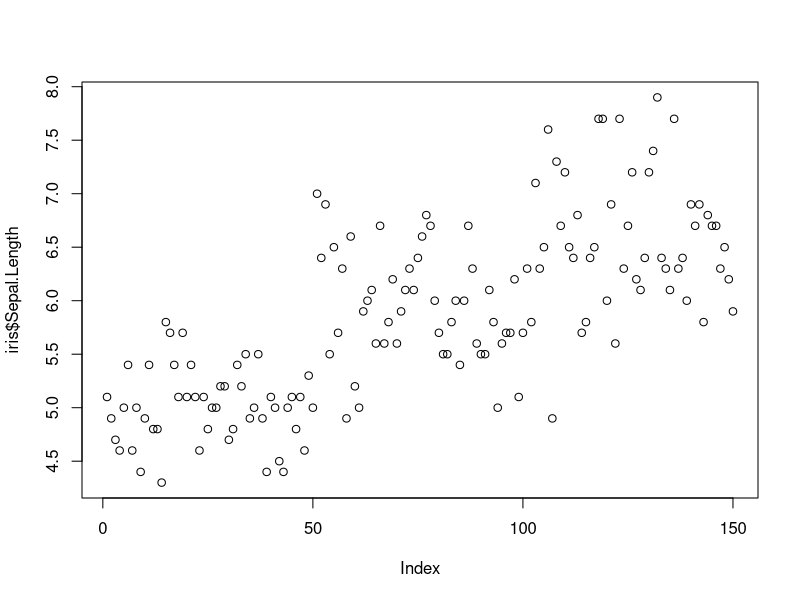
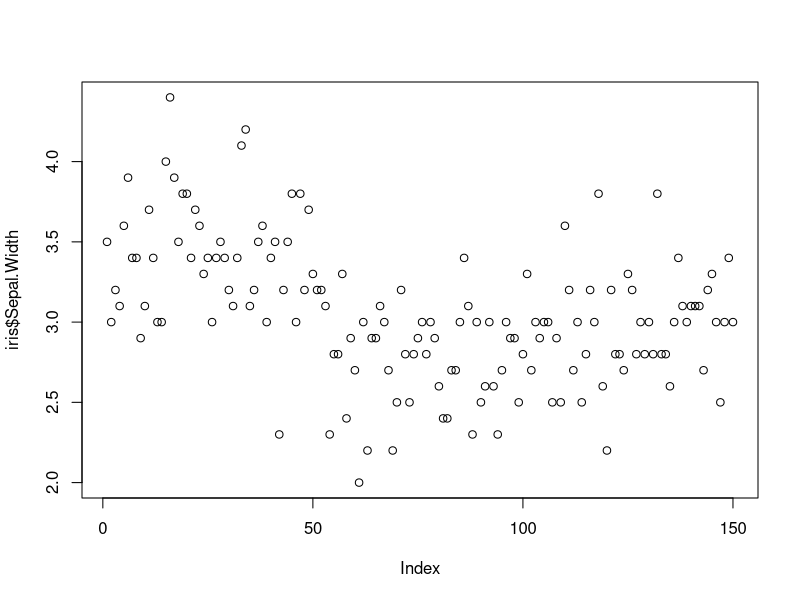
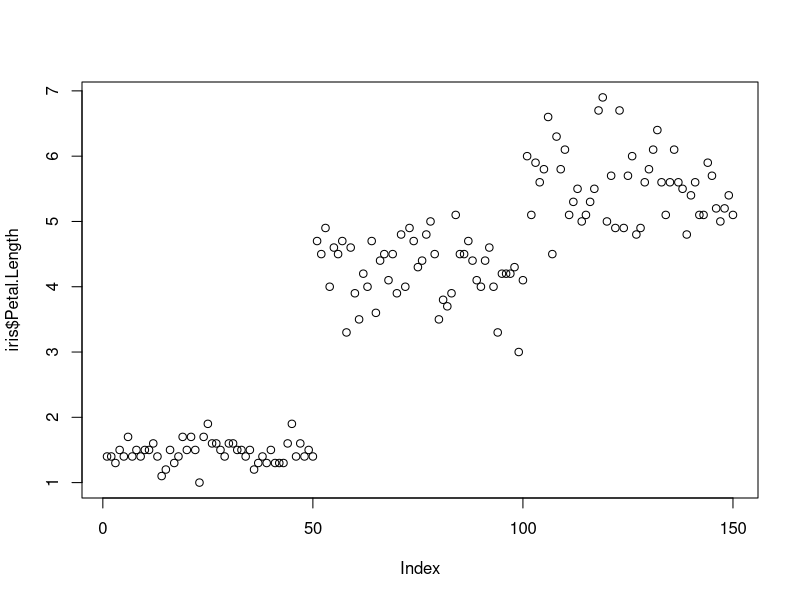
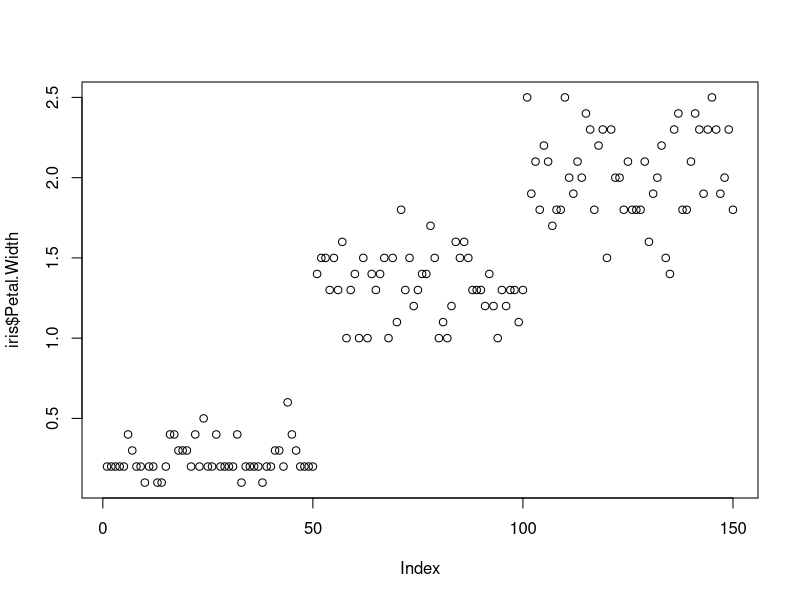
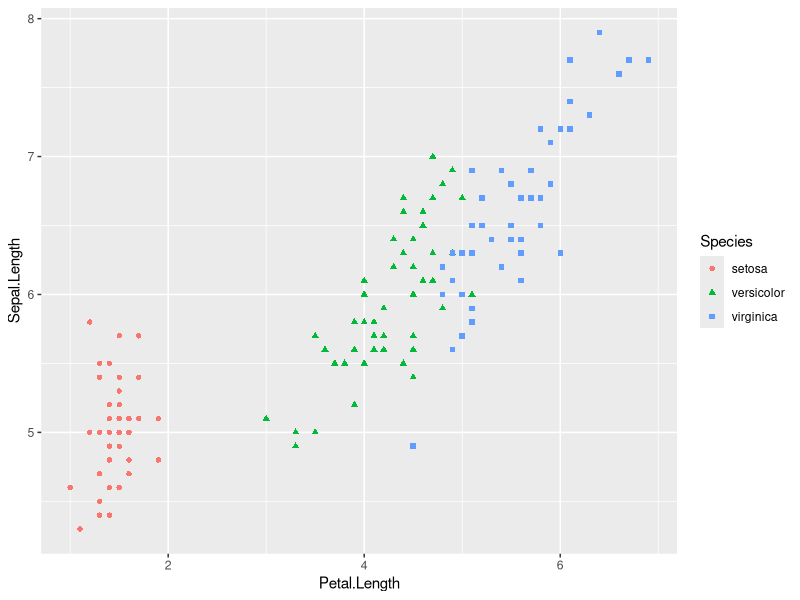
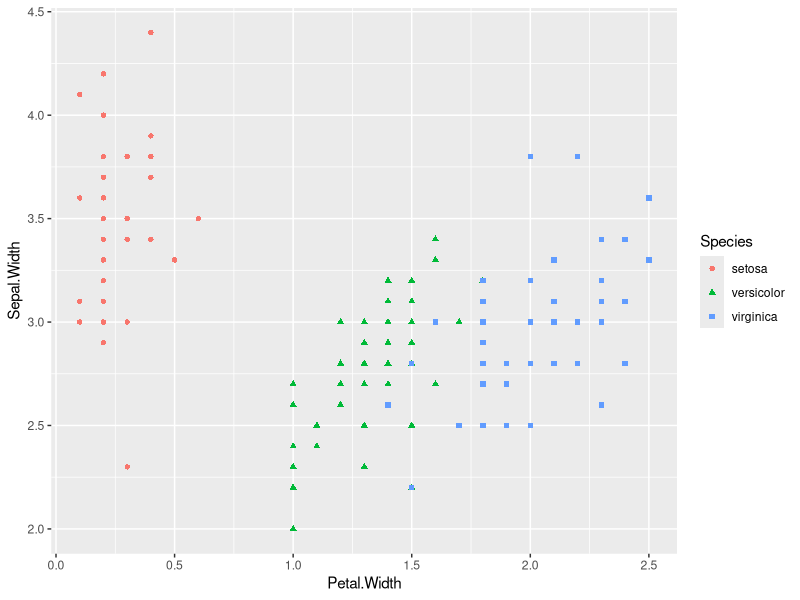
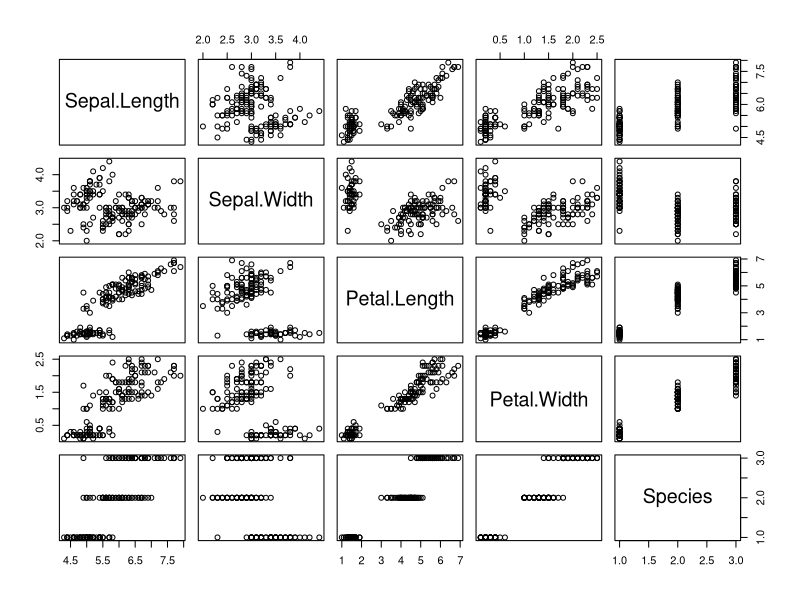
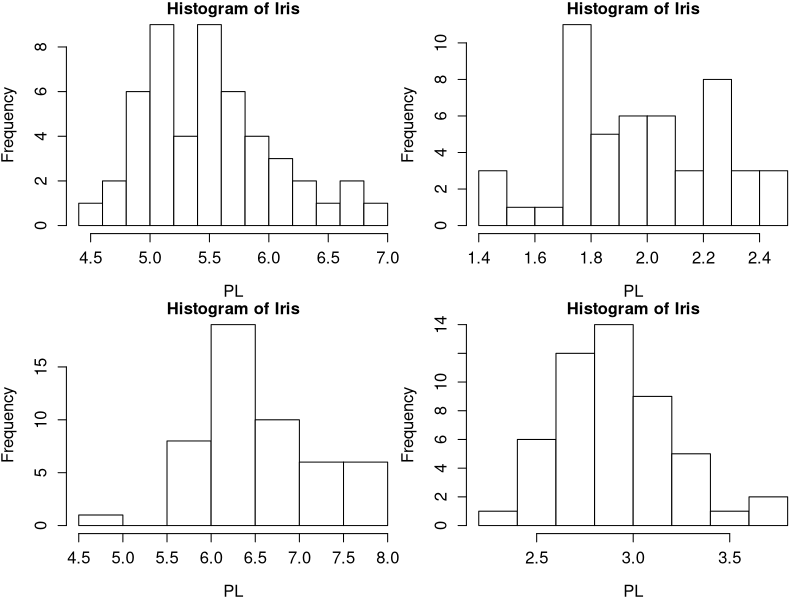

Recreate these plots in R, in order.
df <- iris

str(iris)
?iris
summary(iris)
#par(mfrow=c(1.1))
plot(iris$Sepal.Length)
plot(iris$Sepal.Width)
plot(iris$Petal.Length)
plot(iris$Petal.Width)

library(dplyr)
library(ggplot2)
iris %>% 
  select(Species, Petal.Length, Sepal.Length) %>% 
  ggplot(aes(Petal.Length, Sepal.Length, colour = Species, shape = Species)) + 
  geom_point()
iris %>% 
  select(Species, Petal.Width, Sepal.Width) %>% 
  ggplot(aes(Petal.Width, Sepal.Width, colour = Species, shape = Species)) + 
  geom_point()


### Plots
pairs(iris)

par(
  mfrow=c(2,2),
  mar=c(4,4,1,0)
)
hist(df$Petal.Length[df$Species == 'virginica'], breaks = 10, xlab = "PL", main ="Histogram of Iris", 
     col = "white", cex.lab = 1.2, cex.axis = 1.2)
hist(df$Petal.Width[df$Species == 'virginica'], breaks = 10, xlab = "PL", main ="Histogram of Iris", 
     col = "white", cex.lab = 1.2, cex.axis = 1.2)
hist(df$Sepal.Length[df$Species == 'virginica'], breaks = 10, xlab = "PL", main ="Histogram of Iris", 
     col = "white", cex.lab = 1.2, cex.axis = 1.2)
hist(df$Sepal.Width[df$Species == 'virginica'], breaks = 10, xlab = "PL", main ="Histogram of Iris", 
     col = "white", cex.lab = 1.2, cex.axis = 1.2)
par(mfrow=c(1,1))

plot(density(df$Petal.Length[df$Species == 'virginica']), xlab = "PL", main ="Density of Iris", 
     col = "white", cex.lab = 1.3, cex.axis = 1.3)
plot(density(df$Petal.Width[df$Species == 'virginica']), xlab = "PL", main ="Density of Iris", 
     col = "white", cex.lab = 1.3, cex.axis = 1.3)
plot(density(df$Sepal.Length[df$Species == 'virginica']), xlab = "PL", main ="Density of Iris", 
     col = "white", cex.lab = 1.3, cex.axis = 1.3)
plot(density(df$Sepal.Width[df$Species == 'virginica']), xlab = "PL", main ="Density of Iris", 
     col = "white", cex.lab = 1.3, cex.axis = 1.3)


boxplot(Petal.Length ~ Species, iris, ylab = "MPG", main ="MPG and AM", 
        col = "white", cex.lab = 1.3, cex.axis = 1.3)
plot(~Petal.Length + Species, iris) 
plot(~Species + Sepal.Length, iris) 
plot(~Species + Sepal.Width, iris) 
plot(~Species + Petal.Length, iris) 
plot(~Species + Petal.Width, iris) 

### Normality check
shapiro.test(iris$Sepal.Length)
shapiro.test(iris$Sepal.Width[iris$Species == 'setosa'])
shapiro.test(iris$Petal.Length)
shapiro.test(iris$Petal.Width)

# Histograms for all W/L ans species all

iris_hist_all <- function() {
  par(
    mfrow=c(4,3),
    mar=c(4,4,1,0)
  )
  hist(df$Sepal.Length[df$Species == 'setosa'], breaks = 10, xlab = "PL", main ="Sepal.Length setosa", 
       col = "white", cex.lab = 1.2, cex.axis = 1.2)
  hist(df$Sepal.Length[df$Species == 'versicolor'], breaks = 10, xlab = "PL", main ="Sepal.Length versicolor", 
       col = "white", cex.lab = 1.2, cex.axis = 1.2)
  hist(df$Sepal.Length[df$Species == 'virginica'], breaks = 10, xlab = "PL", main ="Sepal.Length virginica", 
       col = "white", cex.lab = 1.2, cex.axis = 1.2)
  hist(df$Petal.Length[df$Species == 'setosa'], breaks = 10, xlab = "PL", main ="Petal.Length setosa", 
       col = "white", cex.lab = 1.2, cex.axis = 1.2)
  hist(df$Petal.Length[df$Species == 'versicolor'], breaks = 10, xlab = "PL", main ="Petal.Length versicolor", 
       col = "white", cex.lab = 1.2, cex.axis = 1.2)
  hist(df$Petal.Length[df$Species == 'virginica'], breaks = 10, xlab = "PL", main ="Petal.Length virginica", 
       col = "white", cex.lab = 1.2, cex.axis = 1.2)
  hist(df$Sepal.Width[df$Species == 'setosa'], breaks = 10, xlab = "PL", main ="Sepal.Width setosa", 
       col = "white", cex.lab = 1.2, cex.axis = 1.2)
  hist(df$Sepal.Width[df$Species == 'versicolor'], breaks = 10, xlab = "PL", main ="Sepal.Width versicolor", 
       col = "white", cex.lab = 1.2, cex.axis = 1.2)
  hist(df$Sepal.Width[df$Species == 'virginica'], breaks = 10, xlab = "PL", main ="Sepal.Width virginica", 
       col = "white", cex.lab = 1.2, cex.axis = 1.2)
  hist(df$Petal.Width[df$Species == 'setosa'], breaks = 10, xlab = "PL", main ="Petal.Width setosa", 
       col = "white", cex.lab = 1.2, cex.axis = 1.2)
  hist(df$Petal.Width[df$Species == 'versicolor'], breaks = 10, xlab = "PL", main ="Petal.Width versicolor", 
       col = "white", cex.lab = 1.2, cex.axis = 1.2)
  hist(df$Petal.Width[df$Species == 'virginica'], breaks = 10, xlab = "PL", main ="Petal.Width virginica", 
       col = "white", cex.lab = 1.2, cex.axis = 1.2)
  par(mfrow=c(1,1))
}

iris_hist_all()

# Normality check all

iris_norma_check_all <- function() {
  rbind(
    c("SL, setosa", shapiro.test(iris$Sepal.Length[iris$Species == 'setosa'])$p.value),
    c("SL, versicolor", shapiro.test(iris$Sepal.Length[iris$Species == 'versicolor'])$p.value),
    c("SL, virginica", shapiro.test(iris$Sepal.Length[iris$Species == 'virginica'])$p.value),
    
    c("PL, setosa", shapiro.test(iris$Petal.Length[iris$Species == 'setosa'])$p.value),
    c("PL, versicolor", shapiro.test(iris$Petal.Length[iris$Species == 'versicolor'])$p.value),
    c("PL, virginica", shapiro.test(iris$Petal.Length[iris$Species == 'virginica'])$p.value),
    
    c("SW, setosa", shapiro.test(iris$Sepal.Width[iris$Species == 'setosa'])$p.value),
    c("SW, versicolor", shapiro.test(iris$Sepal.Width[iris$Species == 'versicolor'])$p.value),
    c("SW, virginica", shapiro.test(iris$Sepal.Width[iris$Species == 'virginica'])$p.value),
    
    c("PW, setosa", shapiro.test(iris$Petal.Width[iris$Species == 'setosa'])$p.value),
    c("PW, versicolor", shapiro.test(iris$Petal.Width[iris$Species == 'versicolor'])$p.value),
    c("PW, virginica", shapiro.test(iris$Petal.Width[iris$Species == 'virginica'])$p.value) )
}

iris_norma_check_all()

# t-test, but in this case it isn't useful due to three levels in Species 
df1 <- subset(df, Species != "setosa")
t.test(Sepal.Length ~ Species, df1)
wilcox.test(Sepal.Length ~ Species, df1)

bartlett.test(Sepal.Length  ~ Species, df1)

ggplot(df1, aes(Species, Sepal.Length))+
  stat_summary(fun.data = mean_cl_normal, geom = "errorbar", 
               width = 0.1)+
  stat_summary(fun.y = mean, geom = "point", size = 4)

ggplot(df1, aes(Species, Sepal.Length))+
  stat_summary(fun.data = mean_cl_normal, geom = "pointrange", 
               size = 2)

# ANOVA AOV

fit5 <- aov(Sepal.Length ~ Species, data=df)
summary(fit5)
summary(aov(Sepal.Length ~ Species, data=df))
summary(aov(Sepal.Width ~ Species, data=df))
summary(aov(Petal.Length ~ Species, data=df))
summary(aov(Petal.Width ~ Species, data=df))









